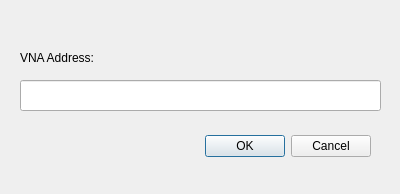
<?xml version="1.0" encoding="UTF-8"?>
<ui version="4.0">
 <class>Addr_Dialog</class>
 <widget class="QDialog" name="Addr_Dialog">
  <property name="geometry">
   <rect>
    <x>0</x>
    <y>0</y>
    <width>400</width>
    <height>194</height>
   </rect>
  </property>
  <property name="windowTitle">
   <string>VNA Address</string>
  </property>
  <property name="sizeGripEnabled">
   <bool>false</bool>
  </property>
  <property name="modal">
   <bool>false</bool>
  </property>
  <widget class="QDialogButtonBox" name="buttonBox">
   <property name="geometry">
    <rect>
     <x>30</x>
     <y>130</y>
     <width>341</width>
     <height>32</height>
    </rect>
   </property>
   <property name="orientation">
    <enum>Qt::Horizontal</enum>
   </property>
   <property name="standardButtons">
    <set>QDialogButtonBox::Cancel|QDialogButtonBox::Ok</set>
   </property>
  </widget>
  <widget class="QLabel" name="label">
   <property name="geometry">
    <rect>
     <x>20</x>
     <y>50</y>
     <width>161</width>
     <height>16</height>
    </rect>
   </property>
   <property name="text">
    <string>VNA Address:</string>
   </property>
  </widget>
  <widget class="QLineEdit" name="plainTextEdit">
   <property name="geometry">
    <rect>
     <x>20</x>
     <y>80</y>
     <width>361</width>
     <height>31</height>
    </rect>
   </property>
  </widget>
 </widget>
 <resources/>
 <connections>
  <connection>
   <sender>buttonBox</sender>
   <signal>accepted()</signal>
   <receiver>Addr_Dialog</receiver>
   <slot>accept()</slot>
   <hints>
    <hint type="sourcelabel">
     <x>248</x>
     <y>254</y>
    </hint>
    <hint type="destinationlabel">
     <x>157</x>
     <y>274</y>
    </hint>
   </hints>
  </connection>
  <connection>
   <sender>buttonBox</sender>
   <signal>rejected()</signal>
   <receiver>Addr_Dialog</receiver>
   <slot>reject()</slot>
   <hints>
    <hint type="sourcelabel">
     <x>316</x>
     <y>260</y>
    </hint>
    <hint type="destinationlabel">
     <x>286</x>
     <y>274</y>
    </hint>
   </hints>
  </connection>
 </connections>
</ui>
